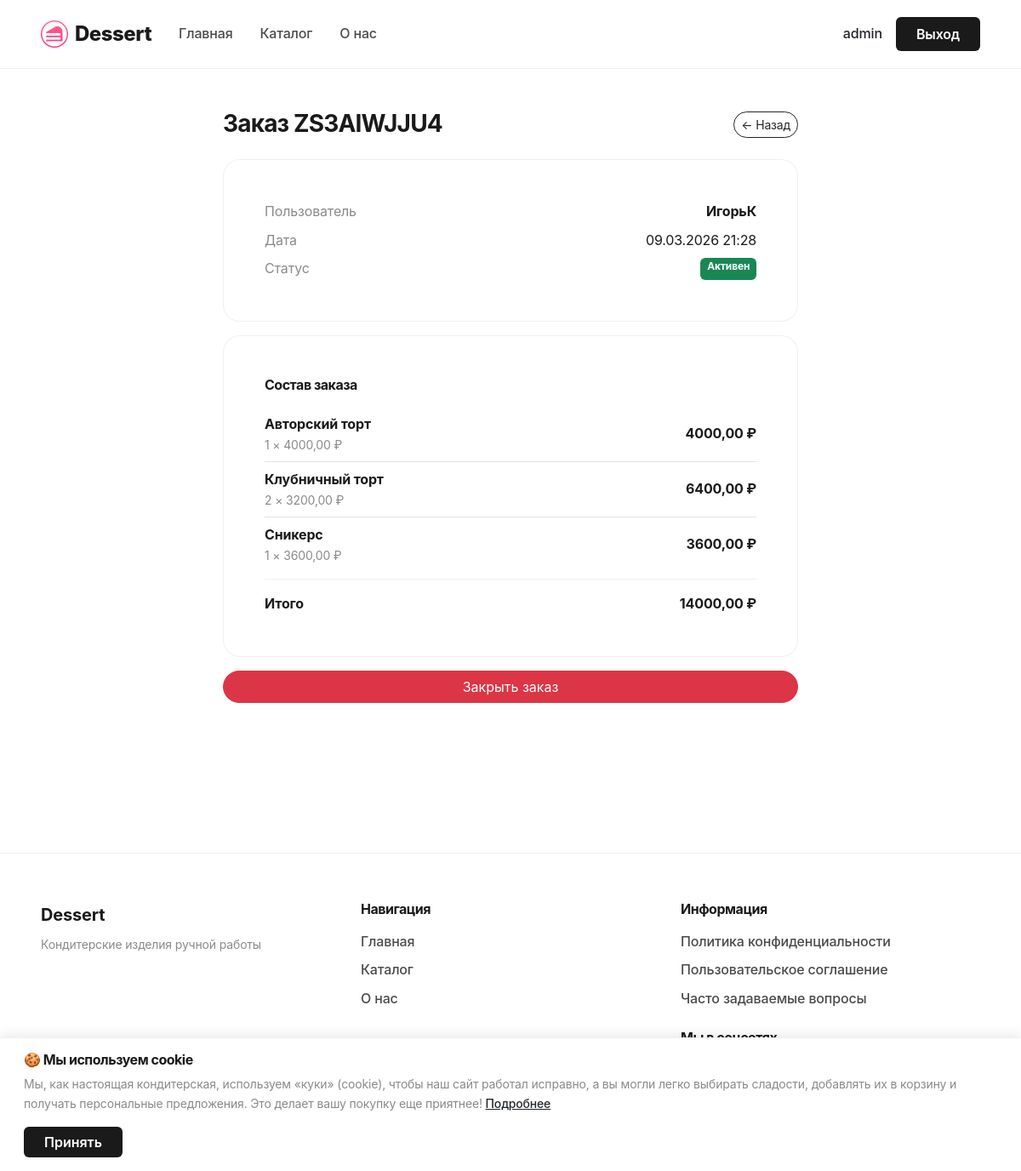
Before: /admin-panel/order/18/ (signed in) with the older database file.
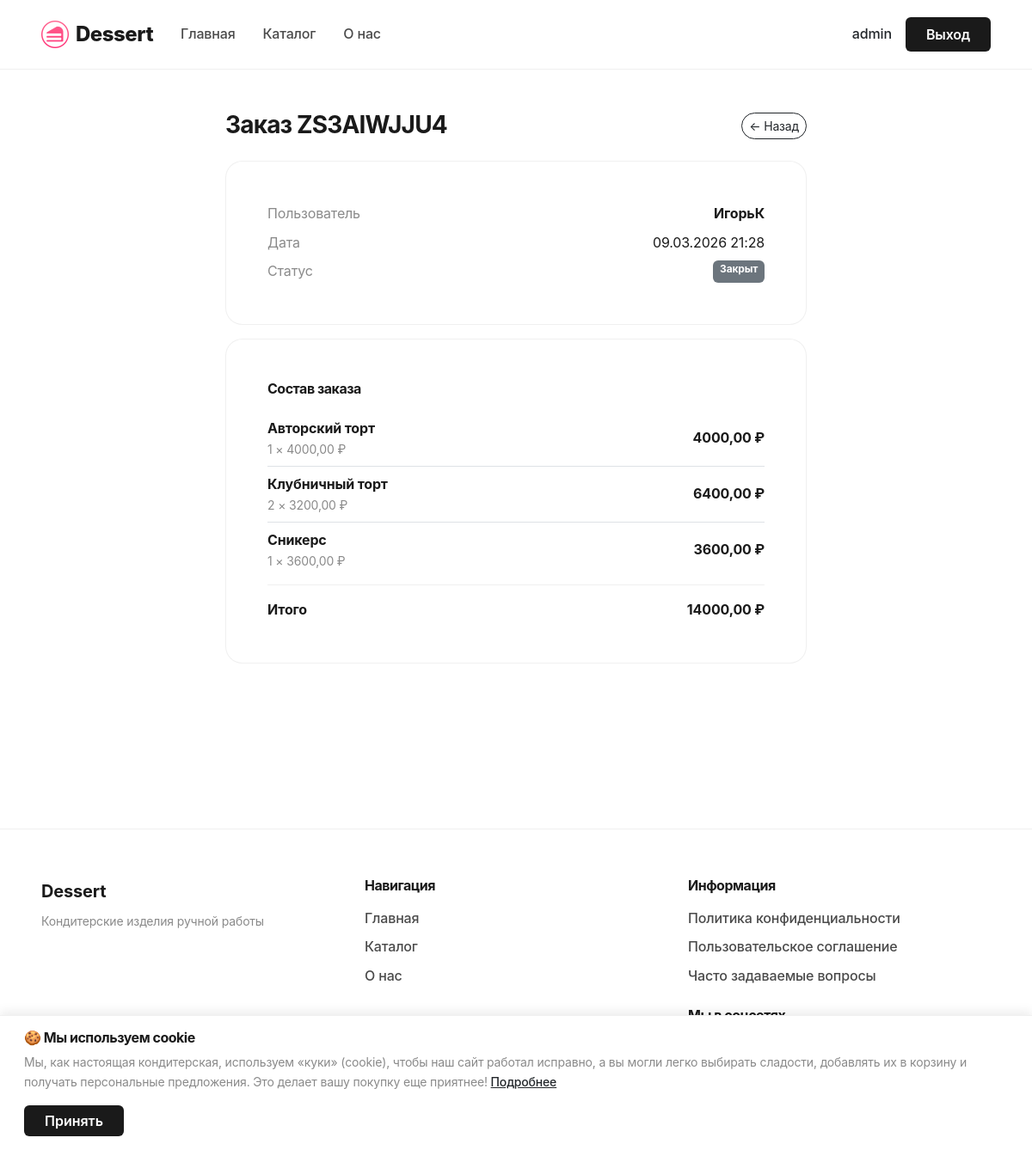
After: the same page with the newer database file.
### shop/models.py (models this page shows, shortened)
class Order(models.Model):
    closed = models.BooleanField(default=False, verbose_name='Закрыт')
    user = models.ForeignKey(User, on_delete=models.CASCADE, verbose_name='Пользователь')
    order_number = models.CharField(max_length=20, unique=True, verbose_name='Номер заказа')
    total_price = models.DecimalField(max_digits=10, decimal_places=2, verbose_name='Сумма')
    created = models.DateTimeField(auto_now_add=True, verbose_name='Создан')
    class Meta:
        verbose_name = 'Заказ'
        verbose_name_plural = 'Заказы'
        ordering = ['-created']

class OrderItem(models.Model):
    order = models.ForeignKey(Order, related_name='items', on_delete=models.CASCADE, verbose_name='Заказ')
    product_name = models.CharField(max_length=200, verbose_name='Название товара')
    product_price = models.DecimalField(max_digits=10, decimal_places=2, verbose_name='Цена')
    quantity = models.PositiveIntegerField(verbose_name='Количество')
    class Meta:
        verbose_name = 'Элемент заказа'
        verbose_name_plural = 'Элементы заказа'
    def get_total_price(self):
        return self.product_price * self.quantity

### shop/admin_views.py (the view)
# urls.py: path('admin-panel/order/<int:order_id>/', order_detail, name='order_detail'),
@staff_member_required
def order_detail(request, order_id):
    order = get_object_or_404(Order, id=order_id)
    return render(request, 'admin_panel/order_detail.html', {'order': order})

### templates/admin_panel/order_detail.html (shortened to what this page needs)
{% extends "base.html" %}
{% block content %}
<section class="py-5">
    <div class="container" style="max-width: 700px;">
        <div class="d-flex align-items-center justify-content-between mb-4">
            <h1 class="h3 fw-bold mb-0">Заказ {{ order.order_number }}</h1>
            <a href="{% url 'admin_panel' %}" class="btn btn-outline-dark btn-sm rounded-pill">← Назад</a>
        </div>
        <div class="minimal-card mb-3">
            <div class="d-flex justify-content-between mb-2">
                <span class="text-muted">Пользователь</span>
                <span class="fw-bold">{{ order.user.username }}</span>
            </div>
            <div class="d-flex justify-content-between mb-2">
                <span class="text-muted">Дата</span>
                <span>{{ order.created|date:"d.m.Y H:i" }}</span>
            </div>
            <div class="d-flex justify-content-between">
                <span class="text-muted">Статус</span>
                {% if order.closed %}
                <span class="badge bg-secondary">Закрыт</span>
                {% else %}
                <span class="badge bg-success">Активен</span>
                {% endif %}
            </div>
        </div>
        <div class="minimal-card mb-3">
            <h2 class="h6 fw-bold mb-3">Состав заказа</h2>
            {% for item in order.items.all %}
            <div class="d-flex justify-content-between align-items-center py-2 {% if not forloop.last %}border-bottom{% endif %}" style="border-color: var(--border);">
                <div>
                    <div class="fw-bold">{{ item.product_name }}</div>
                    <div class="text-muted small">{{ item.quantity }} × {{ item.product_price }} ₽</div>
                </div>
                <div class="fw-bold">{{ item.get_total_price }} ₽</div>
            </div>
            {% endfor %}
            <div class="d-flex justify-content-between pt-3 mt-2" style="border-top: 1px solid var(--border);">
                <span class="fw-bold">Итого</span>
                <span class="fw-bold">{{ order.total_price }} ₽</span>
            </div>
        </div>
        {% if not order.closed %}
        <form method="post" action="{% url 'close_order' order.id %}">
            <button type="submit" class="btn btn-danger w-100 rounded-pill">Закрыть заказ</button>
        </form>
        {% endif %}
    </div>
</section>
{% endblock %}

### templates/base.html (shortened to what this page needs)
{% load static %}
<!doctype html>
<html lang="ru">
<head>
    <link href="{% static 'bootstrap.min.css' %}" rel="stylesheet">
    <link href="{% static 'css/main.css' %}" rel="stylesheet">
</head>
<body>
<nav class="navbar navbar-expand-lg sticky-top">
  <div class="container-fluid">
    <a class="navbar-brand d-flex align-items-center gap-2" href="/">
      <img src="{% static 'images/cake.png' %}" alt="Dessert" style="width: 32px; height: 32px;">
      <span>Dessert</span>
    </a>
    <div class="collapse navbar-collapse" id="navbarSupportedContent">
      <ul class="navbar-nav me-auto mb-2 mb-lg-0">
        <li class="nav-item">
          <a class="nav-link {% if request.resolver_match.url_name == 'index' %}active{% endif %}" {% if request.resolver_match.url_name == 'index' %}aria-current="page"{% endif %} href="{% url 'index' %}">Главная</a>
        </li>
        <li class="nav-item">
          <a class="nav-link {% if request.resolver_match.url_name == 'catalog' %}active{% endif %}" {% if request.resolver_match.url_name == 'catalog' %}aria-current="page"{% endif %} href="{% url 'catalog' %}">Каталог</a>
        </li>
        <li class="nav-item">
          <a class="nav-link {% if request.resolver_match.url_name == 'about' %}active{% endif %}" {% if request.resolver_match.url_name == 'about' %}aria-current="page"{% endif %} href="{% url 'about' %}">О нас</a>
        </li>
      </ul>
      <div class="d-flex align-items-center gap-3">
        {% if user.is_authenticated %}
          <a href="{% url 'profile' %}" class="text-decoration-none text-dark fw-medium">{{ user.username }}</a>
          <a href="{% url 'logout' %}" class="btn btn-dark px-4 py-2">Выход</a>
        {% else %}
          <a href="{% url 'login' %}" class="text-decoration-none text-dark fw-medium">Вход</a>
          <a href="{% url 'register' %}" class="btn btn-dark px-4 py-2">Регистрация</a>
        {% endif %}
      </div>
    </div>
  </div>
</nav>
    <main>
        {% block content %}
        {% endblock %}
    </main>
    <footer class="site-footer">
        <div class="container">
            <div class="row py-4">
                <div class="col-md-4 mb-3 mb-md-0">
                    <span class="fw-bold" style="font-size: 1.25rem;">Dessert</span>
                    <p class="text-muted small mt-2 mb-0">Кондитерские изделия ручной работы</p>
                </div>
                <div class="col-md-4 mb-3 mb-md-0">
                    <h6 class="fw-bold mb-3">Навигация</h6>
                    <ul class="list-unstyled">
                        <li class="mb-2"><a href="{% url 'index' %}" class="footer-link">Главная</a></li>
                        <li class="mb-2"><a href="{% url 'catalog' %}" class="footer-link">Каталог</a></li>
                        <li class="mb-2"><a href="{% url 'about' %}" class="footer-link">О нас</a></li>
                    </ul>
                </div>
                <div class="col-md-4">
                    <h6 class="fw-bold mb-3">Информация</h6>
                    <ul class="list-unstyled">
                        <li class="mb-2"><a href="{% url 'privacy' %}" class="footer-link">Политика конфиденциальности</a></li>
                        <li class="mb-2"><a href="{% url 'terms' %}" class="footer-link">Пользовательское соглашение</a></li>
                        <li class="mb-2"><a href="#" data-bs-toggle="modal" data-bs-target="#faqModal" class="footer-link">Часто задаваемые вопросы</a></li>
                    </ul>
                    <h6 class="fw-bold mb-3 mt-4">Мы в соцсетях</h6>
                    <div class="d-flex gap-3">
                        <a href="https://t.me/" target="_blank" class="text-dark" rel="nofollow">
                        </a>
                        <a href="https://vk.com/" target="_blank" class="text-dark" rel="nofollow">
                        </a>
                        <a href="https://ok.ru/" target="_blank" class="text-dark" rel="nofollow">
                        </a>
                    </div>
                </div>
            </div>
            <div class="row border-top pt-3" style="border-color: var(--border) !important;">
                <div class="col text-center">
                    <span class="text-muted small">© 2026 Dessert. Все права защищены.</span>
                </div>
            </div>
        </div>
    </footer>
    <div id="cookieNotice" class="position-fixed bottom-0 start-0 end-0 p-3" style="background: var(--surface); border-top: 1px solid var(--border); z-index: 9999; display: none; box-shadow: 0 -4px 12px rgba(0, 0, 0, 0.08);">
        <div class="container" style="max-width: 1400px;">
            <div class="d-flex align-items-center justify-content-between flex-wrap gap-3">
                <div>
                    <h6 class="fw-bold mb-2">🍪 Мы используем cookie</h6>
                    <p class="mb-0 text-muted small">
                        Мы, как настоящая кондитерская, используем «куки» (cookie), чтобы наш сайт работал исправно, а вы могли легко выбирать сладости, добавлять их в корзину и получать персональные предложения. Это делает вашу покупку еще приятнее!
                        <a href="{% url 'cookies' %}" class="text-dark fw-medium">Подробнее</a>
                    </p>
                </div>
                <button onclick="acceptCookies()" class="btn btn-dark px-4">Принять</button>
            </div>
        </div>
    </div>
</body>
</html>

### static/css/main.css (style rules this page uses)
:root { --bg-primary: #ffffff; --bg-secondary: #ffffff; --surface: #ffffff; --text-primary: #1a1a1a; --text-secondary: #4a4a4a; --text-muted: #8a8a8a; --border: rgba(0, 0, 0, 0.06); --border-hover: rgba(0, 0, 0, 0.12); --shadow-sm: 0 1px 3px rgba(0, 0, 0, 0.04); --shadow-md: 0 4px 12px rgba(0, 0, 0, 0.06); --shadow-lg: 0 12px 40px rgba(0, 0, 0, 0.08); }
* { font-family: -apple-system, BlinkMacSystemFont, 'Segoe UI', Roboto, 'Helvetica Neue', Arial, sans-serif; }
body { background: var(--surface); color: var(--text-primary); font-weight: 400; letter-spacing: -0.01em; line-height: 1.6; }
.navbar { background: var(--surface) !important; border-bottom: 1px solid var(--border); padding: 1rem 0 !important; transition: all 0.3s ease; }
.navbar .container-fluid { max-width: 1400px; padding: 0 3rem; }
.navbar-brand { font-size: 1.5rem; font-weight: 800; letter-spacing: -0.02em; color: var(--text-primary) !important; text-decoration: none; transition: opacity 0.2s ease; }
.nav-link { color: var(--text-secondary) !important; font-weight: 500; font-size: 1rem; padding: 0.5rem 1rem !important; transition: color 0.2s ease; }
.btn-dark { background: var(--text-primary); border: none; font-weight: 600; transition: all 0.2s ease; }
.premium-card, .minimal-card { background: var(--surface); border: 1px solid var(--border); border-radius: 20px; padding: 3rem; transition: all 0.3s ease; }
.site-footer { background: var(--surface); border-top: 1px solid var(--border); padding: 2rem 0; margin-top: 8rem; }
.site-footer .container { max-width: 1400px; padding: 0 3rem; }
.site-footer .footer-link { color: var(--text-secondary); text-decoration: none; font-weight: 500; transition: color 0.2s ease; }
h1, h2, h3, h4, h5, h6 { font-weight: 700; letter-spacing: -0.03em; line-height: 1.2; }
.text-muted { color: var(--text-muted) !important; }

Changed rows visible on the page:
changed Order "ZS3AIWJJU4": closed False → True (drawn)
Other visible differences:
text no longer shown: "Активен Закрыть заказ"
text now shown: "Закрыт"
